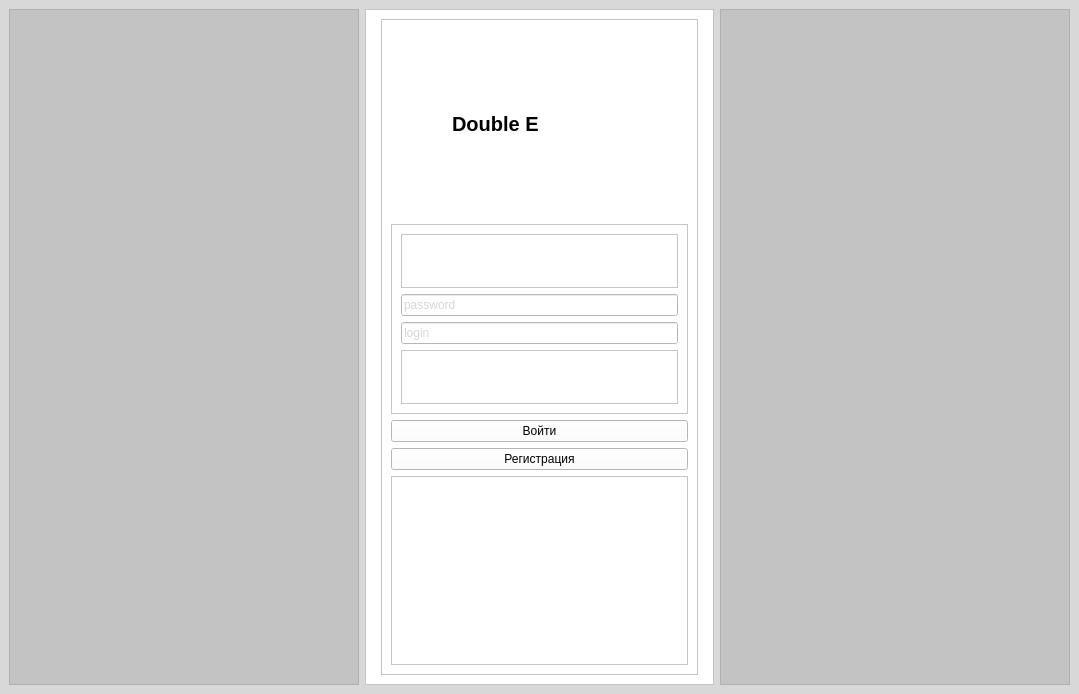
<?xml version="1.0" encoding="UTF-8"?>
<ui version="4.0">
 <class>MainWindow</class>
 <widget class="QMainWindow" name="MainWindow">
  <property name="geometry">
   <rect>
    <x>0</x>
    <y>0</y>
    <width>1079</width>
    <height>694</height>
   </rect>
  </property>
  <property name="windowTitle">
   <string>MainWindow</string>
  </property>
  <widget class="QWidget" name="centralwidget">
   <property name="styleSheet">
    <string notr="true">background-color: rgb(255, 0, 255);
background-color: rgba(0, 0, 0, 25);

</string>
   </property>
   <layout class="QHBoxLayout" name="horizontalLayout_2">
    <item>
     <layout class="QHBoxLayout" name="horizontalLayout">
      <item>
       <widget class="QFrame" name="frame_2">
        <property name="frameShape">
         <enum>QFrame::StyledPanel</enum>
        </property>
        <property name="frameShadow">
         <enum>QFrame::Raised</enum>
        </property>
        <layout class="QHBoxLayout" name="horizontalLayout_4">
         <item>
          <spacer name="horizontalSpacer">
           <property name="orientation">
            <enum>Qt::Horizontal</enum>
           </property>
           <property name="sizeHint" stdset="0">
            <size>
             <width>303</width>
             <height>20</height>
            </size>
           </property>
          </spacer>
         </item>
         <item>
          <widget class="QFrame" name="frame_9">
           <property name="frameShape">
            <enum>QFrame::StyledPanel</enum>
           </property>
           <property name="frameShadow">
            <enum>QFrame::Raised</enum>
           </property>
          </widget>
         </item>
        </layout>
       </widget>
      </item>
      <item>
       <widget class="QFrame" name="frame">
        <property name="maximumSize">
         <size>
          <width>400</width>
          <height>700</height>
         </size>
        </property>
        <property name="styleSheet">
         <string notr="true">background-color: rgb(255, 255, 255);
</string>
        </property>
        <property name="frameShape">
         <enum>QFrame::StyledPanel</enum>
        </property>
        <property name="frameShadow">
         <enum>QFrame::Raised</enum>
        </property>
        <layout class="QHBoxLayout" name="horizontalLayout_3">
         <item>
          <widget class="QFrame" name="frame_6">
           <property name="frameShape">
            <enum>QFrame::StyledPanel</enum>
           </property>
           <property name="frameShadow">
            <enum>QFrame::Raised</enum>
           </property>
          </widget>
         </item>
         <item>
          <widget class="QFrame" name="frame_5">
           <property name="frameShape">
            <enum>QFrame::StyledPanel</enum>
           </property>
           <property name="frameShadow">
            <enum>QFrame::Raised</enum>
           </property>
           <layout class="QVBoxLayout" name="verticalLayout">
            <item>
             <widget class="QLabel" name="label">
              <property name="font">
               <font>
                <pointsize>15</pointsize>
                <weight>75</weight>
                <bold>true</bold>
               </font>
              </property>
              <property name="styleSheet">
               <string notr="true">color: rgb(0, 0, 0);</string>
              </property>
              <property name="text">
               <string>           Double E</string>
              </property>
             </widget>
            </item>
            <item>
             <widget class="QFrame" name="frame_8">
              <property name="frameShape">
               <enum>QFrame::StyledPanel</enum>
              </property>
              <property name="frameShadow">
               <enum>QFrame::Raised</enum>
              </property>
              <layout class="QVBoxLayout" name="verticalLayout_2">
               <item>
                <widget class="QFrame" name="frame_11">
                 <property name="frameShape">
                  <enum>QFrame::StyledPanel</enum>
                 </property>
                 <property name="frameShadow">
                  <enum>QFrame::Raised</enum>
                 </property>
                </widget>
               </item>
               <item>
                <widget class="QLineEdit" name="lineEdit_2">
                 <property name="styleSheet">
                  <string notr="true">background-color: rgb(255, 255, 255);
color: rgb(213, 213, 213);
border-top-left-radius</string>
                 </property>
                 <property name="text">
                  <string>password</string>
                 </property>
                </widget>
               </item>
               <item>
                <widget class="QLineEdit" name="lineEdit">
                 <property name="styleSheet">
                  <string notr="true">background-color: rgb(255, 255, 255);
color: rgb(213, 213, 213);</string>
                 </property>
                 <property name="text">
                  <string>login</string>
                 </property>
                </widget>
               </item>
               <item>
                <widget class="QFrame" name="frame_10">
                 <property name="frameShape">
                  <enum>QFrame::StyledPanel</enum>
                 </property>
                 <property name="frameShadow">
                  <enum>QFrame::Raised</enum>
                 </property>
                </widget>
               </item>
              </layout>
             </widget>
            </item>
            <item>
             <widget class="QPushButton" name="pushButton">
              <property name="styleSheet">
               <string notr="true">background-color: rgb(255, 255, 255);</string>
              </property>
              <property name="text">
               <string>Войти</string>
              </property>
             </widget>
            </item>
            <item>
             <widget class="QPushButton" name="pushButton_2">
              <property name="styleSheet">
               <string notr="true">background-color: rgb(255, 255, 255);</string>
              </property>
              <property name="text">
               <string>Регистрация</string>
              </property>
             </widget>
            </item>
            <item>
             <widget class="QFrame" name="frame_7">
              <property name="frameShape">
               <enum>QFrame::StyledPanel</enum>
              </property>
              <property name="frameShadow">
               <enum>QFrame::Raised</enum>
              </property>
             </widget>
            </item>
           </layout>
          </widget>
         </item>
         <item>
          <widget class="QFrame" name="frame_4">
           <property name="frameShape">
            <enum>QFrame::StyledPanel</enum>
           </property>
           <property name="frameShadow">
            <enum>QFrame::Raised</enum>
           </property>
          </widget>
         </item>
        </layout>
       </widget>
      </item>
      <item>
       <widget class="QFrame" name="frame_3">
        <property name="frameShape">
         <enum>QFrame::StyledPanel</enum>
        </property>
        <property name="frameShadow">
         <enum>QFrame::Raised</enum>
        </property>
        <layout class="QHBoxLayout" name="horizontalLayout_5">
         <item>
          <spacer name="horizontalSpacer_2">
           <property name="orientation">
            <enum>Qt::Horizontal</enum>
           </property>
           <property name="sizeHint" stdset="0">
            <size>
             <width>320</width>
             <height>20</height>
            </size>
           </property>
          </spacer>
         </item>
        </layout>
       </widget>
      </item>
     </layout>
    </item>
   </layout>
  </widget>
 </widget>
 <resources/>
 <connections/>
</ui>
